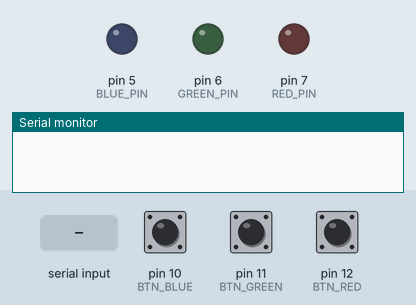
This sketch was run on a simulated Arduino Uno, built with avr-gcc and run on an emulated ATmega328P. On the bench: output pins drawn as LEDs (lit = HIGH), the last lines printed to the serial monitor. Inputs (shaded band) come from the test bench; at power-on: pin 10 (BTN_BLUE) HIGH, pin 11 (BTN_GREEN) HIGH, pin 12 (BTN_RED) HIGH.

Above: at 1.2 s.
1.3 s: pin 10 (BTN_BLUE) pulled LOW for 0.15 s
At 2.5 s:
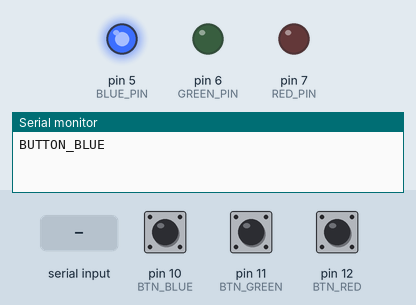
2.9 s: pin 11 (BTN_GREEN) pulled LOW for 0.15 s
At 3.7 s:
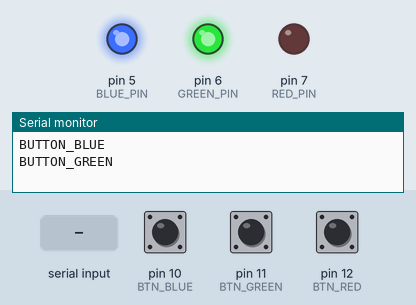
4.5 s: pin 12 (BTN_RED) pulled LOW for 0.15 s
At 4.9 s:
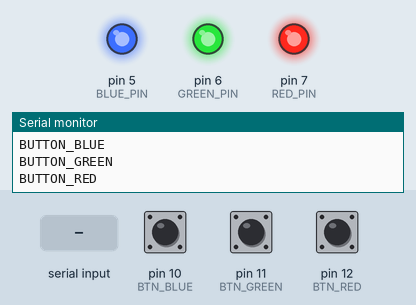
6.1 s: "2" received over Serial
At 7.3 s:
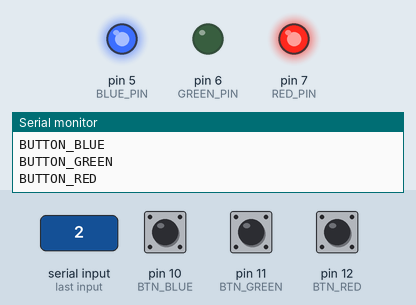
7.6 s: "3" received over Serial
At 8.5 s:
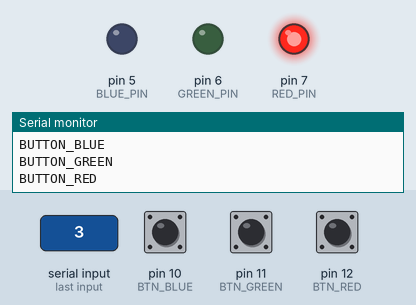
9.1 s: pin 11 (BTN_GREEN) pulled LOW for 1 s
At 9.6 s:
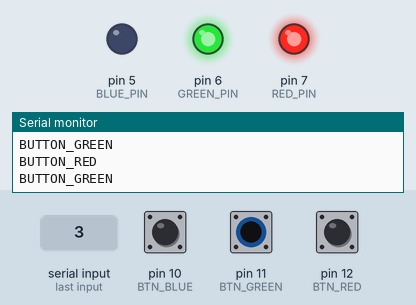
Timing chart, 0 to 12.1 s (numbered marks = the images above; inputs shaded):
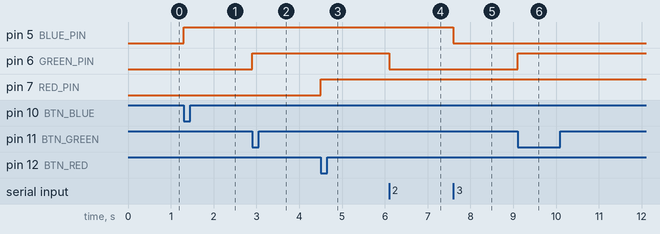

Measured:
- after the input at 1.3 s, pin 5 (BLUE_PIN): LOW → HIGH at once
- after the input at 2.9 s, pin 6 (GREEN_PIN): LOW → HIGH at once
- after the input at 4.5 s, pin 7 (RED_PIN): LOW → HIGH at once
- after the input at 6.1 s, pin 6 (GREEN_PIN): HIGH → LOW at once
- after the input at 7.6 s, pin 5 (BLUE_PIN): HIGH → LOW at once
- after the input at 9.1 s, pin 6 (GREEN_PIN): LOW → HIGH at once

The sketch:

lab_act7.ino
```cpp
// LAB ACTIVITY 7 - Arduino with Minimal Button Support

constexpr int RED_PIN = 7;
constexpr int GREEN_PIN = 6;
constexpr int BLUE_PIN = 5;

constexpr int BTN_RED = 12;
constexpr int BTN_GREEN = 11;
constexpr int BTN_BLUE = 10;

bool redState = false;
bool greenState = false;
bool blueState = false;

bool lastRedBtn = HIGH;
bool lastGreenBtn = HIGH;
bool lastBlueBtn = HIGH;

void setup() {
  Serial.begin(9600);

  pinMode(RED_PIN, OUTPUT);
  pinMode(GREEN_PIN, OUTPUT);
  pinMode(BLUE_PIN, OUTPUT);

  pinMode(BTN_RED, INPUT_PULLUP);
  pinMode(BTN_GREEN, INPUT_PULLUP);
  pinMode(BTN_BLUE, INPUT_PULLUP);

  digitalWrite(RED_PIN, LOW);
  digitalWrite(GREEN_PIN, LOW);
  digitalWrite(BLUE_PIN, LOW);
}

void loop() {
  // -------- SERIAL CONTROL (FastAPI → Arduino) --------
  if (Serial.available()) {
    char cmd = Serial.read();

    if (cmd == '1') {
      redState = !redState;
      digitalWrite(RED_PIN, redState);
    }
    else if (cmd == '2') {
      greenState = !greenState;
      digitalWrite(GREEN_PIN, greenState);
    }
    else if (cmd == '3') {
      blueState = !blueState;
      digitalWrite(BLUE_PIN, blueState);
    }
    else if (cmd == 'O') {
      redState = greenState = blueState = false;
      digitalWrite(RED_PIN, LOW);
      digitalWrite(GREEN_PIN, LOW);
      digitalWrite(BLUE_PIN, LOW);
    }
  }

  // -------- BUTTON CONTROL (Arduino → FastAPI) --------
  bool redBtn = digitalRead(BTN_RED);
  bool greenBtn = digitalRead(BTN_GREEN);
  bool blueBtn = digitalRead(BTN_BLUE);

  if (redBtn == LOW && lastRedBtn == HIGH) {
    redState = !redState;
    digitalWrite(RED_PIN, redState);
    Serial.println("BUTTON_RED");
    delay(200);
  }

  if (greenBtn == LOW && lastGreenBtn == HIGH) {
    greenState = !greenState;
    digitalWrite(GREEN_PIN, greenState);
    Serial.println("BUTTON_GREEN");
    delay(200);
  }

  if (blueBtn == LOW && lastBlueBtn == HIGH) {
    blueState = !blueState;
    digitalWrite(BLUE_PIN, blueState);
    Serial.println("BUTTON_BLUE");
    delay(200);
  }

  lastRedBtn = redBtn;
  lastGreenBtn = greenBtn;
  lastBlueBtn = blueBtn;
}
```
